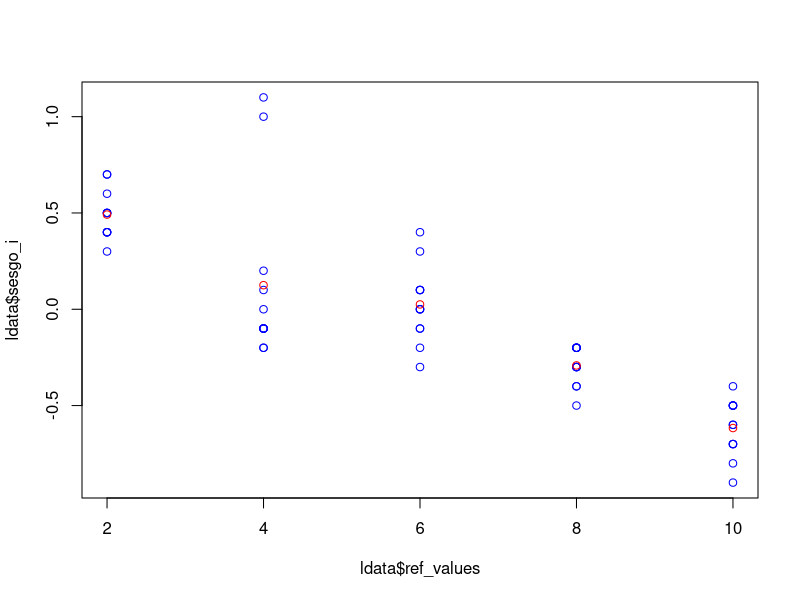

Write R code to recreate this figure.
#****This script make a bias-Linearity measure study*******
#Author Ing. Mario Ivan Salas Dominguez
#
library(readxl)#import Excel data librarywd
Datos <- read_excel("Linealidad_r_dataset.xlsx",col_names = TRUE)#read the data in excel of the study.
names (Datos)[2] = "ref_values"#change the column 2 to ref_value
#References and average bias evaluation
  sesgo_i<-c(Datos$Respuesta-Datos$ref_values)#Bias by references group
  Datos<-cbind(Datos,sesgo_i)#Actualiza los datos con los sesgos.
  avge_bias<-tapply(Datos$sesgo_i,Datos$ref_values ,mean)#Mean by references group
  sd_bias<-tapply(Datos$sesgo_i,Datos$ref_values ,sd)#SD by references group
  n_bias<-tapply(Datos$sesgo_i,Datos$ref_values ,length)#number of values by references
  ref_values<-unique(Datos$ref_values)#Get the reference values
  t_values<-c(avge_bias/(sd_bias/sqrt(n_bias)))#Evaluar los valore del estadistico t
  p_values<-c(2*pt(abs(t_values),n_bias-1,lower.tail = FALSE))#Evalua los p-values
  bias_ref_report<-cbind(ref_values,avge_bias,p_values)#matrix references bias report 
#Bias average report
 t.test(sesgo_i,alternative = "two.sided",mu=0)
#regresión linealidad
ldata<-merge(Datos,bias_ref_report)
regresion<-lm(formula = sesgo_i~Datos$ref_values)#Establce las constantes de la regresión lineal
summary(regresion)#Resumen del analisis de regresion
#Grafico de regresión
plot(ldata$ref_values,ldata$sesgo_i, col="blue")
points((avge_bias~ref_values),col="red")
dim(avge_bias)
       